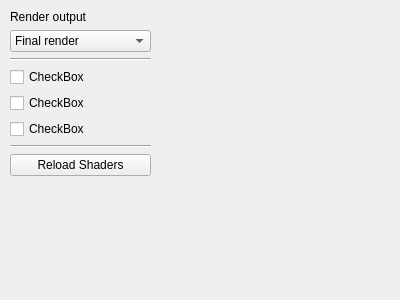
<?xml version="1.0" encoding="UTF-8"?>
<ui version="4.0">
 <class>Rendering</class>
 <widget class="QWidget" name="Rendering">
  <property name="geometry">
   <rect>
    <x>0</x>
    <y>0</y>
    <width>400</width>
    <height>300</height>
   </rect>
  </property>
  <property name="windowTitle">
   <string>Form</string>
  </property>
  <widget class="QWidget" name="">
   <property name="geometry">
    <rect>
     <x>10</x>
     <y>10</y>
     <width>141</width>
     <height>281</height>
    </rect>
   </property>
   <layout class="QVBoxLayout" name="verticalLayout">
    <item>
     <widget class="QLabel" name="label">
      <property name="text">
       <string>Render output</string>
      </property>
     </widget>
    </item>
    <item>
     <widget class="QComboBox" name="comboBox">
      <item>
       <property name="text">
        <string>Final render</string>
       </property>
      </item>
     </widget>
    </item>
    <item>
     <widget class="Line" name="line">
      <property name="orientation">
       <enum>Qt::Horizontal</enum>
      </property>
     </widget>
    </item>
    <item>
     <widget class="QCheckBox" name="checkBox">
      <property name="text">
       <string>CheckBox</string>
      </property>
     </widget>
    </item>
    <item>
     <widget class="QCheckBox" name="checkBox_2">
      <property name="text">
       <string>CheckBox</string>
      </property>
     </widget>
    </item>
    <item>
     <widget class="QCheckBox" name="checkBox_3">
      <property name="text">
       <string>CheckBox</string>
      </property>
     </widget>
    </item>
    <item>
     <widget class="Line" name="line_2">
      <property name="orientation">
       <enum>Qt::Horizontal</enum>
      </property>
     </widget>
    </item>
    <item>
     <widget class="QPushButton" name="pushButton">
      <property name="text">
       <string>Reload Shaders</string>
      </property>
     </widget>
    </item>
    <item>
     <spacer name="verticalSpacer">
      <property name="orientation">
       <enum>Qt::Vertical</enum>
      </property>
      <property name="sizeHint" stdset="0">
       <size>
        <width>20</width>
        <height>88</height>
       </size>
      </property>
     </spacer>
    </item>
   </layout>
  </widget>
 </widget>
 <resources/>
 <connections/>
</ui>
